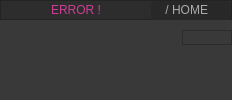
        <widget class="QFrame" name="frame_content">
         <property name="styleSheet">
          <string notr="true">background-color: rgb(57, 57, 57);</string>
         </property>
         <property name="frameShape">
          <enum>QFrame::NoFrame</enum>
         </property>
         <property name="frameShadow">
          <enum>QFrame::Raised</enum>
         </property>
         <layout class="QGridLayout" name="gridLayout">
          <property name="leftMargin">
           <number>0</number>
          </property>
          <property name="topMargin">
           <number>0</number>
          </property>
          <property name="rightMargin">
           <number>0</number>
          </property>
          <property name="bottomMargin">
           <number>10</number>
          </property>
          <property name="spacing">
           <number>10</number>
          </property>
          <item row="1" column="0" rowspan="2">
           <widget class="QStackedWidget" name="frame_mainstack">
            <property name="currentIndex">
             <number>0</number>
            </property>
            <widget class="QWidget" name="page_home"/>
            <widget class="QWidget" name="page_admin"/>
           </widget>
          </item>
          <item row="2" column="1">
           <widget class="QFrame" name="frame_signal">
            <property name="minimumSize">
             <size>
              <width>50</width>
              <height>35</height>
             </size>
            </property>
            <property name="maximumSize">
             <size>
              <width>50</width>
              <height>35</height>
             </size>
            </property>
            <property name="styleSheet">
             <string notr="true"/>
            </property>
            <property name="frameShape">
             <enum>QFrame::NoFrame</enum>
            </property>
            <property name="frameShadow">
             <enum>QFrame::Raised</enum>
            </property>
            <layout class="QVBoxLayout" name="verticalLayout_2">
             <property name="spacing">
              <number>0</number>
             </property>
             <property name="leftMargin">
              <number>0</number>
             </property>
             <property name="topMargin">
              <number>0</number>
             </property>
             <property name="rightMargin">
              <number>15</number>
             </property>
             <property name="bottomMargin">
              <number>0</number>
             </property>
             <item>
              <widget class="QPushButton" name="signal_btn">
               <property name="minimumSize">
                <size>
                 <width>30</width>
                 <height>30</height>
                </size>
               </property>
               <property name="maximumSize">
                <size>
                 <width>35</width>
                 <height>35</height>
                </size>
               </property>
               <property name="toolTip">
                <string>&lt;html&gt;&lt;head/&gt;&lt;body&gt;&lt;p&gt;errors, bugs here !&lt;/p&gt;&lt;/body&gt;&lt;/html&gt;</string>
               </property>
               <property name="accessibleName">
                <string>signal_btn</string>
               </property>
               <property name="styleSheet">
                <string notr="true">#signal_btn {
  border-radius: 8px;
  border-image: url(:/icon_signal/images/signal.png) 0 0 0 0 stretch stretch;
  background-repeat: no-repeat;  
  background-position: center;
}

#signal_btn:hover {
	background-color : rgb(100,100,100);
	color: rgb(200,200,200);
}

#signal_btn:pressed {
     border-radius: 16px;
	background-color : rgb(85,85,85);
	color: rgb(200,200,200);
}</string>
               </property>
               <property name="text">
                <string/>
               </property>
               <property name="autoDefault">
                <bool>false</bool>
               </property>
               <property name="default">
                <bool>false</bool>
               </property>
               <property name="flat">
                <bool>true</bool>
               </property>
              </widget>
             </item>
            </layout>
           </widget>
          </item>
          <item row="1" column="1">
           <widget class="QFrame" name="frame_content_right">
            <property name="styleSheet">
             <string notr="true"/>
            </property>
            <property name="frameShape">
             <enum>QFrame::StyledPanel</enum>
            </property>
            <property name="frameShadow">
             <enum>QFrame::Raised</enum>
            </property>
           </widget>
          </item>
          <item row="0" column="0" colspan="2">
           <widget class="QFrame" name="frame_navigation">
            <property name="minimumSize">
             <size>
              <width>0</width>
              <height>20</height>
             </size>
            </property>
            <property name="maximumSize">
             <size>
              <width>16777215</width>
              <height>20</height>
             </size>
            </property>
            <property name="styleSheet">
             <string notr="true">#frame_navigation {
	background-color: rgb(45, 45, 45);
}</string>
            </property>
            <property name="frameShape">
             <enum>QFrame::StyledPanel</enum>
            </property>
            <property name="frameShadow">
             <enum>QFrame::Raised</enum>
            </property>
            <layout class="QHBoxLayout" name="horizontalLayout_9">
             <property name="spacing">
              <number>50</number>
             </property>
             <property name="leftMargin">
              <number>50</number>
             </property>
             <property name="topMargin">
              <number>0</number>
             </property>
             <property name="rightMargin">
              <number>0</number>
             </property>
             <property name="bottomMargin">
              <number>0</number>
             </property>
             <item>
              <widget class="QLabel" name="nav_err_msg">
               <property name="minimumSize">
                <size>
                 <width>1</width>
                 <height>20</height>
                </size>
               </property>
               <property name="maximumSize">
                <size>
                 <width>16777215</width>
                 <height>20</height>
                </size>
               </property>
               <property name="accessibleName">
                <string>nav_msg</string>
               </property>
               <property name="styleSheet">
                <string notr="true">#nav_err_msg {
	border-radius: 15px;
	background-color: rgb();
	color: rgb(202, 63, 149);
	padding-bottom:2px;
}</string>
               </property>
               <property name="text">
                <string>ERROR !</string>
               </property>
               <property name="alignment">
                <set>Qt::AlignCenter</set>
               </property>
              </widget>
             </item>
             <item>
              <widget class="QLabel" name="nav_info">
               <property name="minimumSize">
                <size>
                 <width>80</width>
                 <height>20</height>
                </size>
               </property>
               <property name="maximumSize">
                <size>
                 <width>150</width>
                 <height>20</height>
                </size>
               </property>
               <property name="accessibleName">
                <string>nav_info</string>
               </property>
               <property name="styleSheet">
                <string notr="true">#nav_info {
	border-radius: 5px;
	background-color: rgb(40,40,40);
	color: rgb(171,171,171);
	font: 8pt &quot;Bahnschrift&quot;;
	padding-right:20px;
	padding-bottom:2px;
}</string>
               </property>
               <property name="frameShape">
                <enum>QFrame::NoFrame</enum>
               </property>
               <property name="text">
                <string>/ HOME</string>
               </property>
               <property name="textFormat">
                <enum>Qt::AutoText</enum>
               </property>
               <property name="alignment">
                <set>Qt::AlignRight|Qt::AlignTrailing|Qt::AlignVCenter</set>
               </property>
               <property name="margin">
                <number>0</number>
               </property>
               <property name="indent">
                <number>-1</number>
               </property>
              </widget>
             </item>
            </layout>
           </widget>
          </item>
         </layout>
        </widget>
